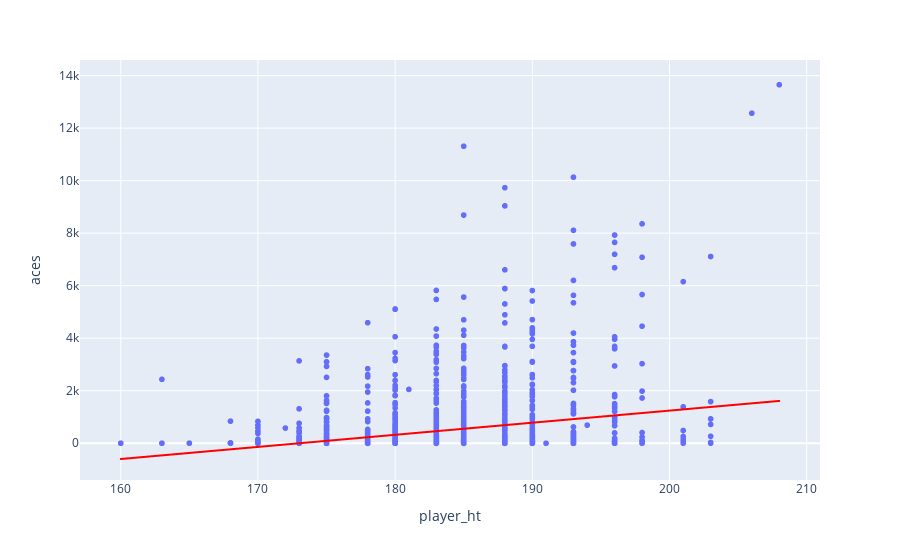

Notebook code for this chart:
### Code cell
import plotly.express as px



fig = px.scatter(players_df,y='aces',x='player_ht',hover_data=['aces','player_name','player_ht'],trendline='ols',
                trendline_color_override='red')
fig.show()

### Figure 1 — Plotly figure (JSON) as saved in the notebook; plotly's stock layout.template omitted (floating-point values rounded to 4 significant figures; data arrays with more than 128 entries replaced by an {"elided": "..."} marker saying what was removed)
{"data": [{"customdata": {"elided": "1904x3 mixed values"}, "hoverlabel": {"namelength": 0}, "hovertemplate": "player_ht=%{customdata[2]}<br>aces=%{customdata[0]}<br>player_name=%{customdata[1]}", "legendgroup": "", "marker": {"color": "#636efa", "symbol": "circle"}, "mode": "markers", "name": "", "showlegend": false, "type": "scattergl", "x": {"elided": "1904 int values"}, "xaxis": "x", "y": {"elided": "1904 int values"}, "yaxis": "y"}, {"hoverlabel": {"namelength": 0}, "hovertemplate": "<b>OLS trendline</b><br>aces = 46.0753 * player_ht + -7972.82<br>R<sup>2</sup>=0.058997<br><br>player_ht=%{x}<br>aces=%{y} <b>(trend)</b>", "legendgroup": "", "line": {"color": "red"}, "marker": {"color": "#636efa", "symbol": "circle"}, "mode": "lines", "name": "", "showlegend": false, "type": "scattergl", "x": {"elided": "1904 int values"}, "xaxis": "x", "y": {"elided": "1904 float values"}, "yaxis": "y"}], "layout": {"legend": {"tracegroupgap": 0}, "margin": {"t": 60}, "xaxis": {"anchor": "y", "domain": [0, 1], "title": {"text": "player_ht"}}, "yaxis": {"anchor": "x", "domain": [0, 1], "title": {"text": "aces"}}}}
